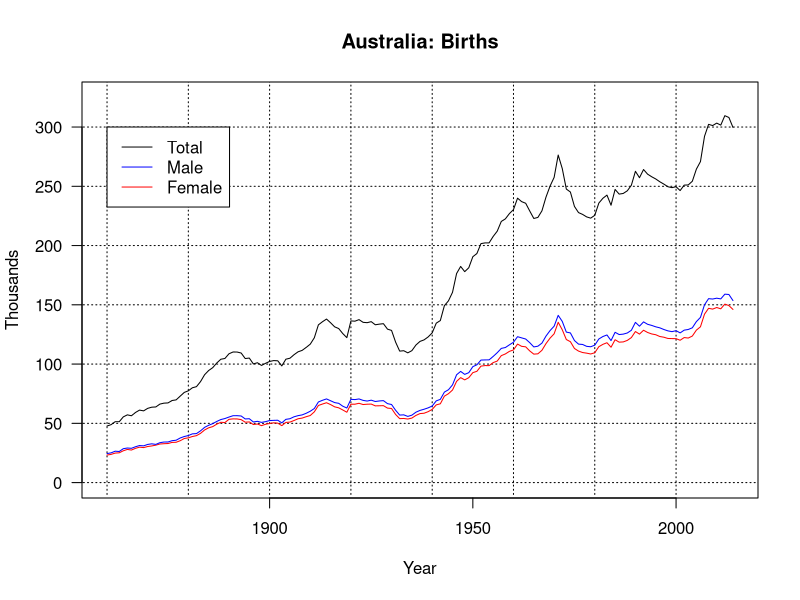

Recreate this plot in R.
## ---- chunk 1
knitr::opts_chunk$set(echo = TRUE)
## ---- chunk 2
### read data file
dd <- read.table(file="Australia_Births.dat", header=TRUE)

## ---- chunk 3

### plot total
plot(dd$Year, dd$Total/1000, ylim=c(0,325), type="l", las=1,
     xlab="Year", ylab="Thousands",main="Australia: Births")

### grid lines
segments(x0=seq(1860, 2000, 20), x1=seq(1860, 2000, 20), y0=-10, y1=500, lty="dotted")
segments(y0=seq(0, 3000, 50), y1=seq(0, 3000, 50), x0=-10, x1=3000, lty="dotted")

### plot females
lines(dd$Year, dd$Female/1000, col="red")
### plot males
lines(dd$Year, dd$Male/1000, col="blue")

legend(1860,300, legend=c("Total","Male","Female"), lty=1, col=c("black","blue","red"))

## ---- chunk 4
dd.le <- read.table(file="Australia_LifeExpBirth_1x10.dat", header = TRUE)
## ---- chunk 5
dd.le
## ---- chunk 6
dd.le
## ---- chunk 7
library(knitr)
kable(dd.le, caption="Australia Life Expectancy at Birth")
## ---- chunk 8
# regression births as a function of year
fit <- lm(Total ~ Year, data=dd)
## ---- chunk 9
test <- summary(fit)
kable(test$coefficients, caption="Regression Table")
